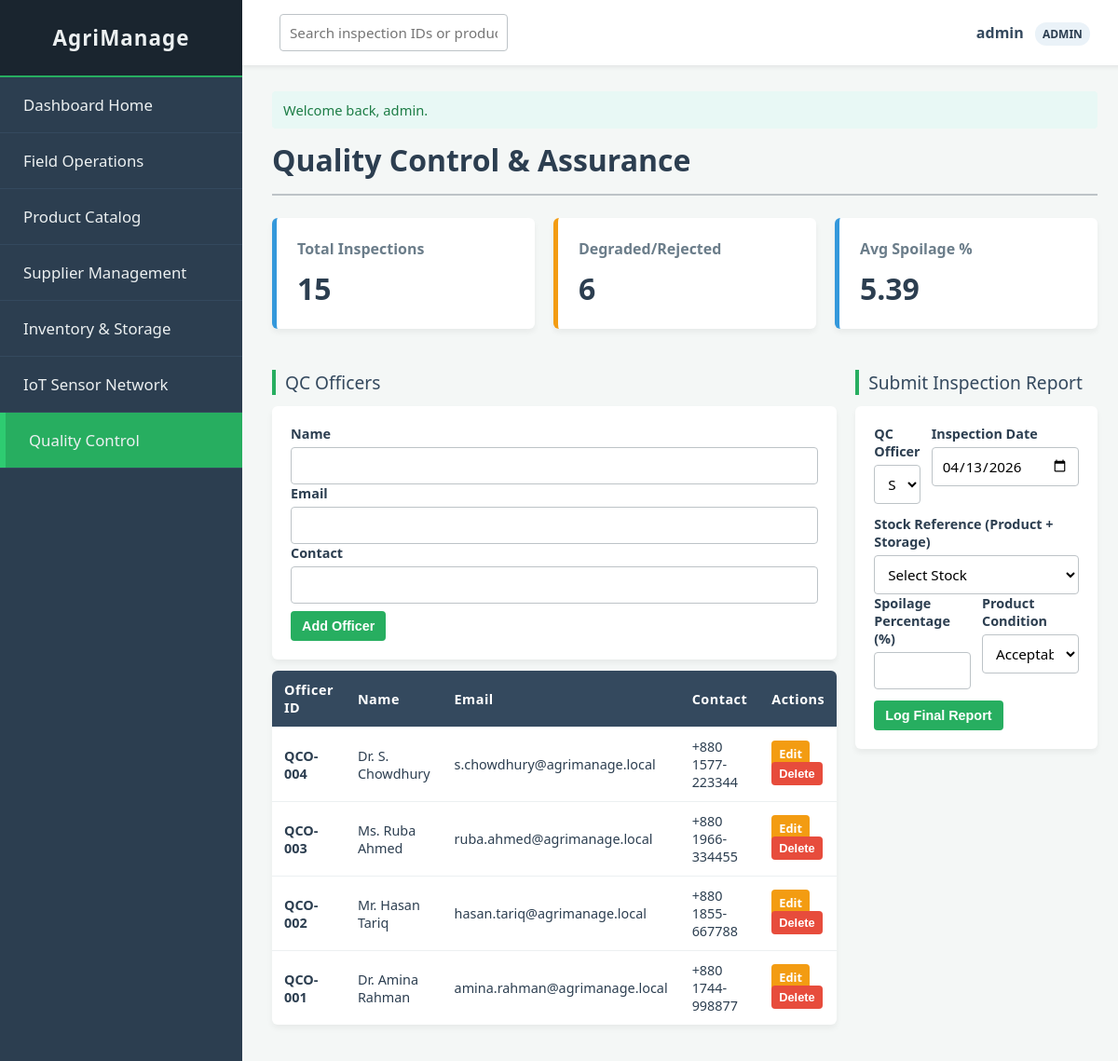
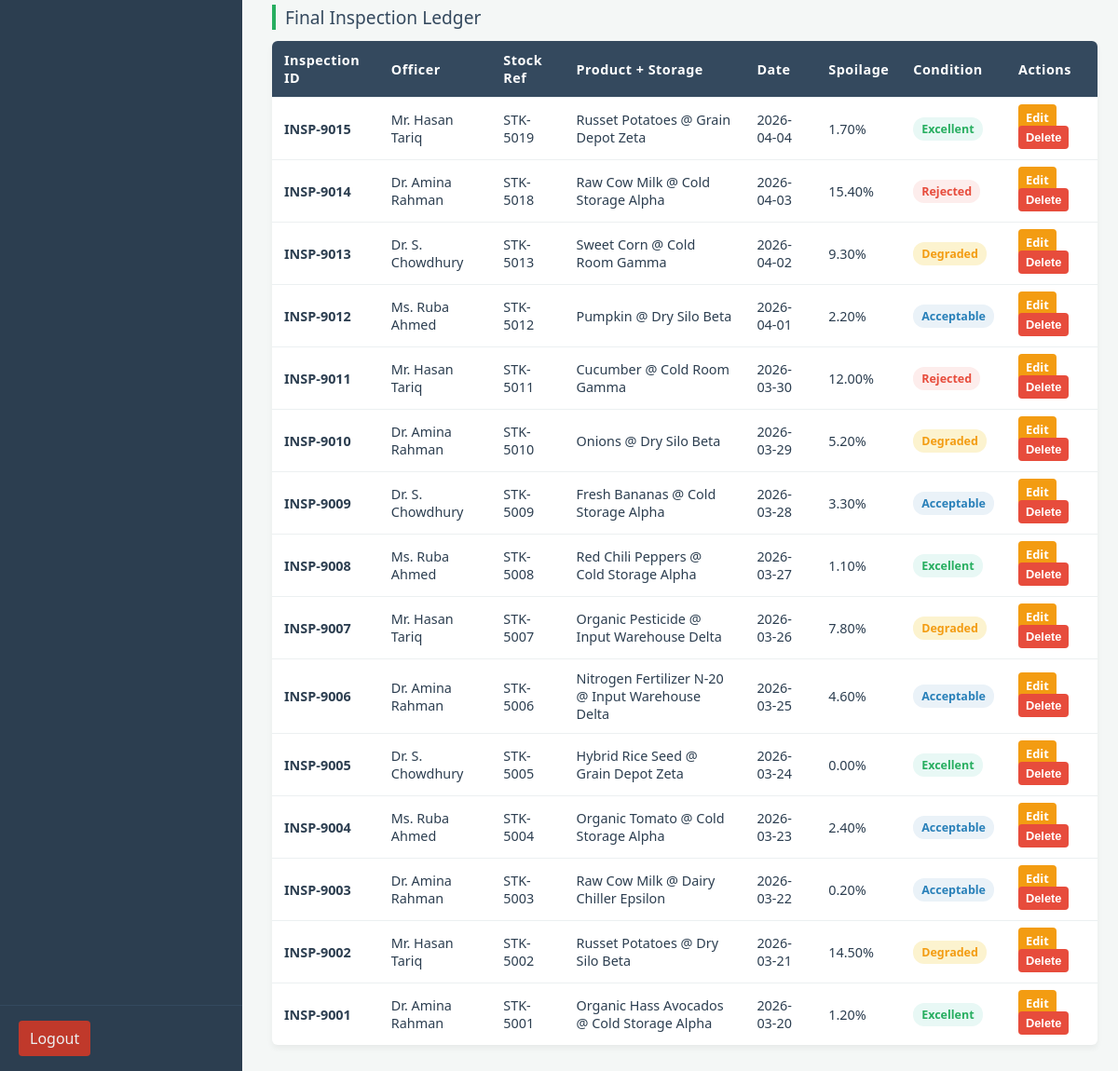
Screenshot of /modules/quality_control.php (signed in) with the database file from the repository (2 pictures, top to bottom).
### tables this page shows
CREATE TABLE `qc_officers` (
  `officer_id` INT AUTO_INCREMENT PRIMARY KEY,
  `name` VARCHAR(120) NOT NULL,
  `email` VARCHAR(120) NOT NULL,
  `contact` VARCHAR(30) NOT NULL,
  UNIQUE KEY `uq_qc_officers_email` (`email`)
);

CREATE TABLE `quality_inspections` (
  `inspection_id` INT AUTO_INCREMENT PRIMARY KEY,
  `officer_id` INT NOT NULL,
  `stock_id` INT NOT NULL,
  `inspection_date` DATE NOT NULL,
  `spoilage_percentage` DECIMAL(5,2) NOT NULL,
  `product_condition` VARCHAR(80) NOT NULL,
  KEY `idx_quality_inspections_officer` (`officer_id`),
  KEY `idx_quality_inspections_stock` (`stock_id`),
  KEY `idx_quality_inspections_date` (`inspection_date`),
  CONSTRAINT `fk_quality_inspections_officer`
    FOREIGN KEY (`officer_id`) REFERENCES `qc_officers` (`officer_id`)
    ON UPDATE CASCADE ON DELETE RESTRICT,
  CONSTRAINT `fk_quality_inspections_stock`
    FOREIGN KEY (`stock_id`) REFERENCES `inventory_stock` (`stock_id`)
    ON UPDATE CASCADE ON DELETE RESTRICT
);

CREATE TABLE `products` (
  `product_id` INT AUTO_INCREMENT PRIMARY KEY,
  `product_name` VARCHAR(150) NOT NULL,
  `category` VARCHAR(80) NOT NULL,
  `unit_of_measurement` VARCHAR(30) NOT NULL,
  `base_shelf_life_days` INT NOT NULL,
  `optimal_temp_min` DECIMAL(6,2) NOT NULL,
  `optimal_temp_max` DECIMAL(6,2) NOT NULL,
  KEY `idx_products_name` (`product_name`),
  KEY `idx_products_category` (`category`)
);

CREATE TABLE `storage_facilities` (
  `storage_id` INT AUTO_INCREMENT PRIMARY KEY,
  `manager_id` INT NOT NULL,
  `storage_name` VARCHAR(150) NOT NULL,
  `storage_size` ENUM('small','medium','large') NOT NULL,
  `storage_type` VARCHAR(80) NOT NULL,
  `storage_condition` VARCHAR(80) NOT NULL,
  `capacity` DECIMAL(12,2) NOT NULL,
  KEY `idx_storage_facilities_manager` (`manager_id`),
  KEY `idx_storage_facilities_name` (`storage_name`),
  CONSTRAINT `fk_storage_facilities_manager`
    FOREIGN KEY (`manager_id`) REFERENCES `inventory_managers` (`manager_id`)
    ON UPDATE CASCADE ON DELETE RESTRICT
);

### includes/helpers.php (called while the page is built, shortened)
<?php
function h(?string $value): string
{
    return htmlspecialchars((string) $value, ENT_QUOTES, 'UTF-8');
}
function get_value(string $key, mixed $default = null): mixed
{
    return $_GET[$key] ?? $default;
}
function display_code(string $entity, int $id): string
{
    $map = [
        'field_officer' => ['FO', 2, 0],
        'farmer' => ['FAR', 3, 100],
        'field' => ['FLD', 4, 8000],
        'harvest' => ['HRV', 3, 300],
        'request' => ['REQ', 3, 50],
        'product' => ['PRD', 4, 1000],
        'supplier' => ['SUP', 3, 0],
        'order' => ['ORD', 4, 5000],
        'line_item' => ['LIT', 4, 0],
        'manager' => ['MGR', 3, 100],
        'storage' => ['STR', 3, 0],
        'stock' => ['STK', 4, 5000],
        'sensor' => ['SEN', 3, 0],
        'telemetry' => ['LOG', 7, 9940000],
        'status' => ['STS', 3, 0],
        'qc' => ['QCO', 3, 0],
        'inspection' => ['INSP', 4, 9000],
    ];
    [$prefix, $pad, $offset] = $map[$entity] ?? ['ID', 3, 0];
    $numeric = $id + $offset;
    return $prefix . '-' . str_pad((string) $numeric, $pad, '0', STR_PAD_LEFT);
}
function badge_class(string $value): string
{
    $value = strtolower(trim($value));
    return match ($value) {
        'excellent', 'optimal', 'secure', 'fulfilled', 'delivered', 'approved', 'good', 'online', 'available' => 'badge-good',
        'acceptable', 'processing', 'normal', 'active', 'monitor' => 'badge-info',
        'pending', 'degraded', 'elevated', 'warning' => 'badge-warning',
        'rejected', 'critical', 'cancelled', 'offline', 'alert', 'high' => 'badge-alert',
        default => 'badge-neutral',
    };
}

### modules/quality_control.php (the view, shortened to what this page needs)
<?php
$pdo = get_pdo();
$editEntity = (string) get_value('edit_entity', '');
$editRecord = null;
$officers = $pdo->query('SELECT * FROM qc_officers ORDER BY officer_id DESC')->fetchAll();
$inspections = $pdo->query(
    'SELECT qi.*, qo.name AS officer_name,
            p.product_name, sf.storage_name, st.current_quantity, st.minimum_threshold_alert
     FROM quality_inspections qi
     INNER JOIN qc_officers qo ON qo.officer_id = qi.officer_id
     INNER JOIN inventory_stock st ON st.stock_id = qi.stock_id
     INNER JOIN products p ON p.product_id = st.product_id
     INNER JOIN storage_facilities sf ON sf.storage_id = st.storage_id
     ORDER BY qi.inspection_id DESC'
)->fetchAll();
$summary = [
    'total' => count($inspections),
    'rejected' => 0,
    'degraded' => 0,
    'avg_spoilage' => 0,
];
if ($inspections) {
    $totalSpoilage = 0.0;
    foreach ($inspections as $row) {
        $condition = (string) $row['product_condition'];
        if ($condition === 'rejected') {
            $summary['rejected']++;
        }
        if ($condition === 'degraded') {
            $summary['degraded']++;
        }
        $totalSpoilage += (float) $row['spoilage_percentage'];
    }
    $summary['avg_spoilage'] = round($totalSpoilage / count($inspections), 2);
}
require __DIR__ . '/../includes/header.php';
?>
<div class="module-header">
    <h1 class="page-title">Quality Control & Assurance</h1>
</div>
<div class="dashboard-grid-3">
    <div class="metric-card">
        <h3>Total Inspections</h3>
        <div class="value"><?= h((string) $summary['total']) ?></div>
    </div>
    <div class="metric-card warning">
        <h3>Degraded/Rejected</h3>
        <div class="value"><?= h((string) ($summary['degraded'] + $summary['rejected'])) ?></div>
    </div>
    <div class="metric-card">
        <h3>Avg Spoilage %</h3>
        <div class="value"><?= h((string) $summary['avg_spoilage']) ?></div>
    </div>
</div>
<div class="dashboard-grid" style="margin-top:20px;">
    <div>
        <div class="section-title">QC Officers</div>
        <?php $officerEdit = $editEntity === 'qc_officer' ? $editRecord : null; ?>
        <div class="form-container">
            <form method="post" action="">
                <div class="form-group"><label>Name</label><input class="form-control" name="name" required value="<?= h($officerEdit['name'] ?? '') ?>"></div>
                <div class="form-group"><label>Email</label><input class="form-control" type="email" name="email" required value="<?= h($officerEdit['email'] ?? '') ?>"></div>
                <div class="form-group"><label>Contact</label><input class="form-control" name="contact" required value="<?= h($officerEdit['contact'] ?? '') ?>"></div>
                <div class="button-row">
                    <button class="btn btn-primary" type="submit"><?= $officerEdit ? 'Update Officer' : 'Add Officer' ?></button>
                </div>
            </form>
        </div>
        <div class="data-table-container" style="margin-top:12px;">
            <table class="data-table">
                <thead><tr><th>Officer ID</th><th>Name</th><th>Email</th><th>Contact</th><th>Actions</th></tr></thead>
                <tbody>
                <?php foreach ($officers as $row): ?>
                    <tr>
                        <td><strong><?= h(display_code('qc', (int) $row['officer_id'])) ?></strong></td>
                        <td><?= h($row['name']) ?></td>
                        <td><?= h($row['email']) ?></td>
                        <td><?= h($row['contact']) ?></td>
                        <td>
                            <a class="btn btn-warning btn-sm" href="?edit_entity=qc_officer&edit_id=<?= h((string) $row['officer_id']) ?>">Edit</a>
                            <form method="post" action="" style="display:inline;" data-confirm="Delete this QC officer?">
                                <button class="btn btn-danger btn-sm" type="submit">Delete</button>
                            </form>
                        </td>
                    </tr>
                <?php endforeach; ?>
                </tbody>
            </table>
        </div>
    </div>
    <div>
        <div class="section-title">Submit Inspection Report</div>
        <?php $inspectionEdit = $editEntity === 'inspection' ? $editRecord : null; ?>
        <div class="form-container">
            <form method="post" action="">
                <div class="form-row">
                    <div class="form-group">
                        <label>QC Officer</label>
                        <select class="form-control" name="officer_id" required>
                            <option value="">Select Officer</option>
                        </select>
                    </div>
                    <div class="form-group">
                        <label>Inspection Date</label>
                        <input class="form-control" type="date" name="inspection_date" required value="<?= h($inspectionEdit['inspection_date'] ?? date('Y-m-d')) ?>">
                    </div>
                </div>
                <div class="form-group">
                    <label>Stock Reference (Product + Storage)</label>
                    <select class="form-control" name="stock_id" required>
                        <option value="">Select Stock</option>
                    </select>
                </div>
                <div class="form-row">
                    <div class="form-group">
                        <label>Spoilage Percentage (%)</label>
                        <input class="form-control" type="number" min="0" max="100" step="0.01" name="spoilage_percentage" required value="<?= h((string) ($inspectionEdit['spoilage_percentage'] ?? '')) ?>">
                    </div>
                    <div class="form-group">
                        <label>Product Condition</label>
                        <?php $conditionValue = (string) ($inspectionEdit['product_condition'] ?? 'acceptable'); ?>
                        <select class="form-control" name="product_condition" required>
                            <?php foreach (['excellent', 'acceptable', 'degraded', 'rejected'] as $condition): ?>
                                <option value="<?= h($condition) ?>" <?= $conditionValue === $condition ? 'selected' : '' ?>><?= h(ucfirst($condition)) ?></option>
                            <?php endforeach; ?>
                        </select>
                    </div>
                </div>
                <div class="button-row">
                    <button type="submit" class="btn btn-primary"><?= $inspectionEdit ? 'Update Inspection' : 'Log Final Report' ?></button>
                </div>
            </form>
        </div>
    </div>
    <div class="full-width">
        <div class="section-title">Final Inspection Ledger</div>
        <div class="data-table-container">
            <table class="data-table">
                <thead>
                <tr>
                    <th>Inspection ID</th>
                    <th>Officer</th>
                    <th>Stock Ref</th>
                    <th>Product + Storage</th>
                    <th>Date</th>
                    <th>Spoilage</th>
                    <th>Condition</th>
                    <th>Actions</th>
                </tr>
                </thead>
                <tbody>
                <?php foreach ($inspections as $row): ?>
                    <tr>
                        <td><strong><?= h(display_code('inspection', (int) $row['inspection_id'])) ?></strong></td>
                        <td><?= h($row['officer_name']) ?></td>
                        <td><?= h(display_code('stock', (int) $row['stock_id'])) ?></td>
                        <td><?= h($row['product_name']) ?> @ <?= h($row['storage_name']) ?></td>
                        <td><?= h($row['inspection_date']) ?></td>
                        <td><?= h((string) $row['spoilage_percentage']) ?>%</td>
                        <td><span class="badge <?= h(badge_class($row['product_condition'])) ?>"><?= h(ucfirst($row['product_condition'])) ?></span></td>
                        <td>
                            <a class="btn btn-warning btn-sm" href="?edit_entity=inspection&edit_id=<?= h((string) $row['inspection_id']) ?>">Edit</a>
                            <form method="post" action="" style="display:inline;" data-confirm="Delete this inspection?">
                                <button type="submit" class="btn btn-danger btn-sm">Delete</button>
                            </form>
                        </td>
                    </tr>
                <?php endforeach; ?>
                </tbody>
            </table>
        </div>
    </div>
</div>
<?php require __DIR__ . '/../includes/footer.php'; ?>

### assets/css/app.css (style rules this page uses)
* { box-sizing: border-box; }
body { margin: 0; font-family: 'Segoe UI', Tahoma, Geneva, Verdana, sans-serif; background-color: #f4f7f6; color: #2c3e50; min-width: 1024px; overflow-x: auto; }
a { color: inherit; text-decoration: none; }
.module-header { display: flex; justify-content: space-between; align-items: center; border-bottom: 2px solid #bdc3c7; padding-bottom: 15px; margin-bottom: 24px; }
.page-title { margin: 0; color: #2c3e50; font-size: 2rem; }
.section-title { font-size: 1.2rem; color: #34495e; margin-bottom: 12px; margin-top: 24px; display: flex; justify-content: space-between; align-items: center; border-left: 4px solid #27ae60; padding-left: 10px; }
.dashboard-grid { display: grid; grid-template-columns: 1fr 1fr; gap: 20px; }
.dashboard-grid-3 { display: grid; grid-template-columns: 1fr 1fr 1fr; gap: 20px; }
.full-width { grid-column: 1 / -1; }
.metric-card { background: #fff; padding: 22px; border-radius: 6px; box-shadow: 0 4px 6px rgba(0, 0, 0, 0.05); border-left: 5px solid #3498db; }
.metric-card.warning { border-left-color: #f39c12; }
.metric-card h3 { margin: 0 0 10px; font-size: 1rem; color: #6b7d8a; font-weight: 600; }
.metric-card .value { font-size: 2rem; font-weight: bold; }
.data-table-container, .form-container, .card { background: #fff; border-radius: 6px; box-shadow: 0 4px 6px rgba(0, 0, 0, 0.05); overflow: hidden; }
.form-container, .card { padding: 20px; }
.data-table { width: 100%; border-collapse: collapse; }
.data-table th, .data-table td { padding: 11px 13px; text-align: left; border-bottom: 1px solid #ecf0f1; font-size: 0.9rem; }
.data-table th { background-color: #34495e; color: #fff; font-weight: 600; letter-spacing: 0.5px; }
.data-table tr:last-child td { border-bottom: none; }
.form-row { display: flex; gap: 12px; margin-bottom: 12px; }
.form-group { flex: 1; }
.form-group label { display: block; margin-bottom: 5px; font-weight: 600; font-size: 0.9rem; }
.form-control, input[type="text"], input[type="number"], input[type="date"], input[type="datetime-local"], select, textarea { width: 100%; padding: 9px 10px; border: 1px solid #bdc3c7; border-radius: 4px; font-family: inherit; font-size: 0.95rem; background: #fff; }
.button-row { display: flex; gap: 8px; margin-top: 8px; flex-wrap: wrap; }
.btn, button { border: none; border-radius: 4px; cursor: pointer; font-size: 0.9rem; font-weight: 600; padding: 8px 12px; }
.btn-primary { background-color: #27ae60; color: #fff; }
.btn-warning { background-color: #f39c12; color: #fff; }
.btn-danger { background-color: #e74c3c; color: #fff; }
.btn-sm { font-size: 0.8rem; padding: 5px 8px; }
.badge { padding: 4px 9px; border-radius: 12px; font-size: 0.78rem; font-weight: bold; display: inline-block; }
.badge-good { background-color: #e8f8f5; color: #27ae60; }
.badge-info { background-color: #eaf2f8; color: #2980b9; }
.badge-warning { background-color: #fcf3cf; color: #f39c12; }
.badge-alert { background-color: #fdedec; color: #e74c3c; }

### rows the page displays
qc_officers: officer_id "QCO-004", name "Dr. S. Chowdhury", email "s.chowdhury@agrimanage.local", contact "+880 1577-223344"
qc_officers: officer_id "QCO-003", name "Ms. Ruba Ahmed", email "ruba.ahmed@agrimanage.local", contact "+880 1966-334455"
qc_officers: officer_id "QCO-002", name "Mr. Hasan Tariq", email "hasan.tariq@agrimanage.local", contact "+880 1855-667788"
qc_officers: officer_id "QCO-001", name "Dr. Amina Rahman", email "amina.rahman@agrimanage.local", contact "+880 1744-998877"
quality_inspections: inspection_id "INSP-9015", officer.name "Mr. Hasan Tariq", stock "STK-5019", products.product_name "Russet Potatoes", storage_facilities.storage_name "Grain Depot Zeta", inspection_date "2026-04-04", spoilage_percentage "1.70", product_condition "Excellent"
quality_inspections: inspection_id "INSP-9014", officer.name "Dr. Amina Rahman", stock "STK-5018", products.product_name "Raw Cow Milk", storage_facilities.storage_name "Cold Storage Alpha", inspection_date "2026-04-03", spoilage_percentage "15.40", product_condition "Rejected"
quality_inspections: inspection_id "INSP-9013", officer.name "Dr. S. Chowdhury", stock "STK-5013", products.product_name "Sweet Corn", storage_facilities.storage_name "Cold Room Gamma", inspection_date "2026-04-02", spoilage_percentage "9.30", product_condition "Degraded"
quality_inspections: inspection_id "INSP-9012", officer.name "Ms. Ruba Ahmed", stock "STK-5012", products.product_name "Pumpkin", storage_facilities.storage_name "Dry Silo Beta", inspection_date "2026-04-01", spoilage_percentage "2.20", product_condition "Acceptable"
quality_inspections: inspection_id "INSP-9011", officer.name "Mr. Hasan Tariq", stock "STK-5011", products.product_name "Cucumber", storage_facilities.storage_name "Cold Room Gamma", inspection_date "2026-03-30", spoilage_percentage "12.00", product_condition "Rejected"
quality_inspections: inspection_id "INSP-9010", officer.name "Dr. Amina Rahman", stock "STK-5010", products.product_name "Onions", storage_facilities.storage_name "Dry Silo Beta", inspection_date "2026-03-29", spoilage_percentage "5.20", product_condition "Degraded"
quality_inspections: inspection_id "INSP-9009", officer.name "Dr. S. Chowdhury", stock "STK-5009", products.product_name "Fresh Bananas", storage_facilities.storage_name "Cold Storage Alpha", inspection_date "2026-03-28", spoilage_percentage "3.30", product_condition "Acceptable"
quality_inspections: inspection_id "INSP-9008", officer.name "Ms. Ruba Ahmed", stock "STK-5008", products.product_name "Red Chili Peppers", storage_facilities.storage_name "Cold Storage Alpha", inspection_date "2026-03-27", spoilage_percentage "1.10", product_condition "Excellent"
quality_inspections: inspection_id "INSP-9007", officer.name "Mr. Hasan Tariq", stock "STK-5007", products.product_name "Organic Pesticide", storage_facilities.storage_name "Input Warehouse Delta", inspection_date "2026-03-26", spoilage_percentage "7.80", product_condition "Degraded"
quality_inspections: inspection_id "INSP-9006", officer.name "Dr. Amina Rahman", stock "STK-5006", products.product_name "Nitrogen Fertilizer N-20", storage_facilities.storage_name "Input Warehouse Delta", inspection_date "2026-03-25", spoilage_percentage "4.60", product_condition "Acceptable"
quality_inspections: inspection_id "INSP-9005", officer.name "Dr. S. Chowdhury", stock "STK-5005", products.product_name "Hybrid Rice Seed", storage_facilities.storage_name "Grain Depot Zeta", inspection_date "2026-03-24", spoilage_percentage "0.00", product_condition "Excellent"
quality_inspections: inspection_id "INSP-9004", officer.name "Ms. Ruba Ahmed", stock "STK-5004", products.product_name "Organic Tomato", storage_facilities.storage_name "Cold Storage Alpha", inspection_date "2026-03-23", spoilage_percentage "2.40", product_condition "Acceptable"
quality_inspections: inspection_id "INSP-9003", officer.name "Dr. Amina Rahman", stock "STK-5003", products.product_name "Raw Cow Milk", storage_facilities.storage_name "Dairy Chiller Epsilon", inspection_date "2026-03-22", spoilage_percentage "0.20", product_condition "Acceptable"
quality_inspections: inspection_id "INSP-9002", officer.name "Mr. Hasan Tariq", stock "STK-5002", products.product_name "Russet Potatoes", storage_facilities.storage_name "Dry Silo Beta", inspection_date "2026-03-21", spoilage_percentage "14.50", product_condition "Degraded"
quality_inspections: inspection_id "INSP-9001", officer.name "Dr. Amina Rahman", stock "STK-5001", products.product_name "Organic Hass Avocados", storage_facilities.storage_name "Cold Storage Alpha", inspection_date "2026-03-20", spoilage_percentage "1.20", product_condition "Excellent"

### other values shown
$item[0] "Dashboard Home"
$item[0] "Field Operations"
$item[0] "Product Catalog"
$item[0] "Supplier Management"
$item[0] "Inventory & Storage"
$item[0] "IoT Sensor Network"
$item[0] "Quality Control"
$user['username'] "admin"
$user['role'] "ADMIN"
$flash['message'] "Welcome back, admin."
$summary['total'] "15"
$summary['degraded'] + $summary['rejected'] "6"
$summary['avg_spoilage'] "5.39"
form field product_condition "Acceptable"
